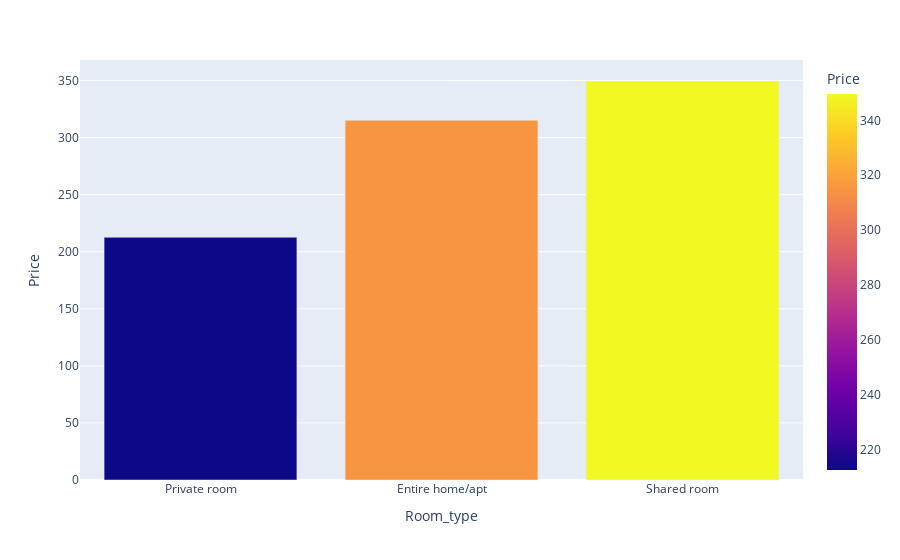

The notebook cell this image was saved under:
### Code cell
pr_df = df.groupby('Room_type',as_index=False)['Price'].mean().sort_values(by='Price')
fig = px.bar(data_frame=pr_df,x='Room_type',y='Price',color='Price')
fig.show()

### Figure 1 — Plotly figure (JSON) as saved in the notebook; plotly's stock layout.template omitted (floating-point values rounded to 4 significant figures)
{"data": [{"alignmentgroup": "True", "hovertemplate": "Room_type=%{x}<br>Price=%{marker.color}<extra></extra>", "legendgroup": "", "marker": {"color": [212.6, 315.2, 349.6], "coloraxis": "coloraxis", "pattern": {"shape": ""}}, "name": "", "offsetgroup": "", "orientation": "v", "showlegend": false, "textposition": "auto", "type": "bar", "x": ["Private room", "Entire home/apt", "Shared room"], "xaxis": "x", "y": [212.6, 315.2, 349.6], "yaxis": "y"}], "layout": {"barmode": "relative", "coloraxis": {"colorbar": {"title": {"text": "Price"}}, "colorscale": [[0, "#0d0887"], [0.1111, "#46039f"], [0.2222, "#7201a8"], [0.3333, "#9c179e"], [0.4444, "#bd3786"], [0.5556, "#d8576b"], [0.6667, "#ed7953"], [0.7778, "#fb9f3a"], [0.8889, "#fdca26"], [1, "#f0f921"]]}, "legend": {"tracegroupgap": 0}, "margin": {"t": 60}, "xaxis": {"anchor": "y", "domain": [0, 1], "title": {"text": "Room_type"}}, "yaxis": {"anchor": "x", "domain": [0, 1], "title": {"text": "Price"}}}}
